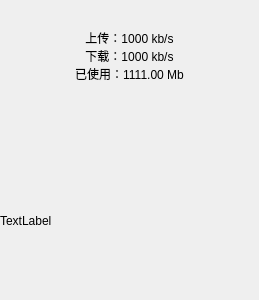
<?xml version="1.0" encoding="UTF-8"?>
<ui version="4.0">
 <class>MainWindow</class>
 <widget class="QMainWindow" name="MainWindow">
  <property name="geometry">
   <rect>
    <x>0</x>
    <y>0</y>
    <width>259</width>
    <height>300</height>
   </rect>
  </property>
  <property name="minimumSize">
   <size>
    <width>259</width>
    <height>300</height>
   </size>
  </property>
  <property name="maximumSize">
   <size>
    <width>259</width>
    <height>300</height>
   </size>
  </property>
  <property name="baseSize">
   <size>
    <width>259</width>
    <height>300</height>
   </size>
  </property>
  <property name="windowTitle">
   <string>MainWindow</string>
  </property>
  <widget class="QWidget" name="centralwidget">
   <widget class="QLabel" name="label">
    <property name="geometry">
     <rect>
      <x>0</x>
      <y>0</y>
      <width>259</width>
      <height>111</height>
     </rect>
    </property>
    <property name="minimumSize">
     <size>
      <width>259</width>
      <height>1</height>
     </size>
    </property>
    <property name="baseSize">
     <size>
      <width>259</width>
      <height>146</height>
     </size>
    </property>
    <property name="styleSheet">
     <string notr="true">font: 75 20pt  &quot;Adobe Arabic&quot;;</string>
    </property>
    <property name="text">
     <string>上传：1000 kb/s
下载：1000 kb/s
已使用：1111.00 Mb</string>
    </property>
    <property name="alignment">
     <set>Qt::AlignCenter</set>
    </property>
   </widget>
   <widget class="QLabel" name="label_2">
    <property name="geometry">
     <rect>
      <x>0</x>
      <y>140</y>
      <width>261</width>
      <height>161</height>
     </rect>
    </property>
    <property name="text">
     <string>TextLabel</string>
    </property>
   </widget>
  </widget>
 </widget>
 <resources/>
 <connections/>
</ui>
